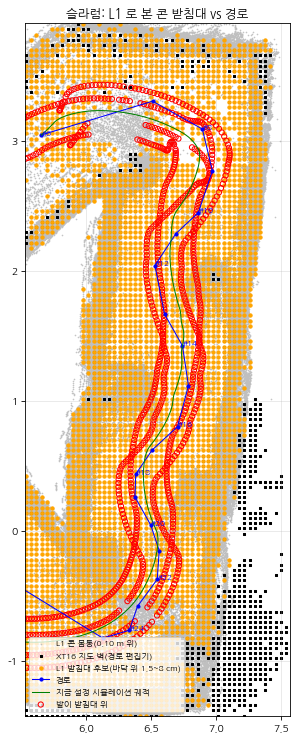

Reproduce this figure in Python.
#!/usr/bin/env python3
"""L1 로 콘 받침대 찾기 + 지금 경로가 밟는지 검사.
L1(/utlidar/cloud_base, 몸 좌표, 몸 앞 ~0.7 m 바닥까지) → 16:50 녹화 재생 FAST-LIO 자세(debug/loc/out/r1650/dump.npz, rec1650 지도 좌표와 5 cm 안)로 지도에.
받침대 후보 = 바닥(0.25 m 칸별 하위 5%) 위 0.025~0.07 m 점이 4 cm 칸에 6개 이상(로봇 자기 다리 영역 뺌), 콘 몸통 = 0.10 m 위. XT16 지도(편집기 벽)와 비교.
발 = 몸 중심 기준 (±0.19, ±0.14) m (Go2 엉덩이 위치) — S자 시뮬레이션(V0 지금 설정) 궤적의 네 발 자리가 받침대 칸(4 cm, 1칸 넓힘)에 들어가면 '밟음'.
사용(ROS Jazzy): python3 l1_plates.py   → l1_plates.png, l1_plates.json"""
import json
import math
import os
import sys

import numpy as np
import rosbag2_py
from rclpy.serialization import deserialize_message
from scipy import ndimage as ndi
from scipy.spatial import cKDTree
from sensor_msgs.msg import PointCloud2

H = os.path.dirname(os.path.abspath(__file__)); J = os.path.expanduser('~/ws/junk')
sys.path.insert(0, os.path.join(J, 'debug', 'loc')); import icp_core as ic  # noqa: E402
dump = ic.Dump(os.path.join(J, 'debug', 'loc', 'out', 'r1650', 'dump.npz'))
R = json.load(open(os.path.join(J, 'routes', 'rec1650', 'route.json')))['route']; RP = np.array([[e['x'], e['y']] for e in R])
SL = RP[6:25]; ZLO, ZHI = SL.min(0) - 0.6, SL.max(0) + 0.6
r = rosbag2_py.SequentialReader(); r.open(rosbag2_py.StorageOptions(uri=os.path.expanduser('~/bags/gosu_20261105_165023_rec'), storage_id='mcap'), rosbag2_py.ConverterOptions('', ''))
r.set_filter(rosbag2_py.StorageFilter(topics=['/utlidar/cloud_base', '/lidar_points']))
# 시각 맞추기: /lidar_points 의 (녹화 시각 − 헤더) 로 NUC 지연, L1 은 녹화 시각 − 그 지연으로 FAST-LIO 자세를 찾음
pts = []; lat = []; n_l1 = 0; hdr_off = []
while r.has_next():
    tp, data, trec = r.read_next(); trec *= 1e-9
    m = deserialize_message(data, PointCloud2); st = m.header.stamp.sec + m.header.stamp.nanosec * 1e-9
    if tp == '/lidar_points':
        lat.append(trec - st); continue
    n_l1 += 1; hdr_off.append(trec - st)
    t = trec - (np.median(lat) if lat else 0.1)
    if t < dump.ot[0] or t > dump.ot[-1]:
        continue
    a = np.frombuffer(bytes(m.data), np.uint8).reshape(-1, m.point_step)
    xyz = np.stack([a[:, o:o + 4].copy().view(np.float32)[:, 0] for o in (0, 4, 8)], 1).astype(float); xyz = xyz[np.isfinite(xyz).all(1)]
    xyz = xyz[(xyz[:, 0] > 0.50) | (np.abs(xyz[:, 1]) > 0.28) | (xyz[:, 0] < -0.45)]     # 로봇 자기 다리·발(몸 앞 0.5 m·옆 0.28 m 안) 빼기
    P = dump.pose_at(t); w = (P[:3, :3] @ xyz.T).T + P[:3, 3]
    k = (w[:, 0] > ZLO[0]) & (w[:, 0] < ZHI[0]) & (w[:, 1] > ZLO[1]) & (w[:, 1] < ZHI[1])
    pts.append(w[k])
W = np.concatenate(pts)
print(f'L1 메시지 {n_l1} · XT16 지연 중앙 {np.median(lat) * 1000:.0f} ms · L1 (녹화−헤더) 중앙 {np.median(hdr_off):.2f} s · 슬라럼 구역 L1 점 {len(W)}')
key = np.floor(W[:, :2] / 0.25).astype(int); u, inv = np.unique(key, axis=0, return_inverse=True); inv = inv.ravel()
fl = np.zeros(len(u))
for i in range(len(u)):
    fl[i] = np.percentile(W[inv == i, 2], 5)
hgt = W[:, 2] - fl[inv]
plate = W[(hgt > 0.025) & (hgt < 0.07)]; body = W[(hgt >= 0.10) & (hgt < 0.8)]
# 받침대 칸: 4 cm 칸에 낮은 점 3개 이상, 근처(0.35 m)에 콘 몸통이 있는 것(바닥 요철·발 제외)
cell = np.floor(plate[:, :2] / 0.04).astype(int); cu, cc = np.unique(cell, axis=0, return_counts=True); cu = cu[cc >= 6]
cxy = cu * 0.04 + 0.02; TB = cKDTree(body[:, :2]) if len(body) else None
near_cone = np.array([len(TB.query_ball_point(p, 0.35)) >= 20 for p in cxy]) if TB is not None else np.zeros(len(cxy), bool)
PL = cxy[near_cone]
print(f'받침대 후보 칸(4 cm) {len(cxy)} · 콘 몸통 0.35 m 안 {len(PL)}')
# XT16 지도(편집기 벽)에 그 받침대가 있나
sys.argv = ['x', 'rec1650']; sys.path.insert(0, os.path.join(J, 'tools')); import route_editor as ed  # noqa: E402
XW = ed.real_walls(ed.load_cache()); TX = cKDTree(XW)
dx = TX.query(PL)[0] if len(PL) else np.array([])
print(f'받침대 칸 중 XT16 지도 벽에서 4 cm 넘게 떨어진(지도에 없는) 비율 {np.mean(dx > 0.04) * 100 if len(dx) else 0:.0f}%')
# 발 자국 검사: 지금 설정 시뮬레이션 궤적(V0)
sys.path.insert(0, H)
res = {}
try:
    import subprocess  # noqa: F401
    tr = np.load(os.path.join(H, 'sim_scurve_V0_trace.npy'))
except OSError:
    tr = None
TP = cKDTree(PL) if len(PL) else None
FEET = [(0.19, 0.14), (0.19, -0.14), (-0.19, 0.14), (-0.19, -0.14)]
steps = []
if tr is not None and TP is not None:
    for row in tr[::2]:
        x, y, a = row[1], row[2], row[3]; c, s = math.cos(a), math.sin(a)
        for fx, fy in FEET:
            q = (x + c * fx - s * fy, y + s * fx + c * fy)
            dd, j = TP.query(q)
            if dd < 0.05:
                steps.append((row[0], q[0], q[1], dd))
    print(f'지금 설정(V0) 궤적: 발이 받침대 칸 5 cm 안을 지난 기록 {len(steps)}개')
    if steps:
        S = np.array(steps); near = [int(np.argmin(np.hypot(*(RP - s_[1:3]).T))) + 1 for s_ in S]
        print('   가까운 경로 점:', sorted(set(near)))
        res['near_points'] = sorted(set(near))
# 경로 점 자체(몸 중심) 둘레 발 반경 0.24 m 안 받침대
if TP is not None:
    for i in range(5, 26):
        cnt = len(TP.query_ball_point(RP[i], 0.24))
        if cnt:
            res.setdefault('route_points_with_plate_within_0.24', []).append((i + 1, cnt))
    print('경로 점 0.24 m 안에 받침대 칸이 있는 점(번호, 칸 수):', res.get('route_points_with_plate_within_0.24', []))
json.dump(dict(n_plate_cells=int(len(PL)), plate_xy=PL.round(3).tolist(), **res), open(os.path.join(H, 'l1_plates.json'), 'w'), ensure_ascii=False)
try:
    import matplotlib; matplotlib.use('Agg'); matplotlib.rcParams['font.family'] = 'NanumGothic'; matplotlib.rcParams['axes.unicode_minus'] = False
    import matplotlib.pyplot as plt
    f, ax = plt.subplots(figsize=(8, 12))
    kb = (body[:, 0] > ZLO[0]) & (body[:, 1] > ZLO[1]); ax.scatter(body[kb, 0], body[kb, 1], s=0.3, c='0.75', label='L1 콘 몸통(0.10 m 위)')
    kx = np.all((XW > ZLO) & (XW < ZHI), 1); ax.scatter(XW[kx, 0], XW[kx, 1], s=4, c='k', marker='s', label='XT16 지도 벽(경로 편집기)')
    if len(PL):
        ax.scatter(PL[:, 0], PL[:, 1], s=10, c='orange', label='L1 받침대 후보(바닥 위 1.5~8 cm)')
    ax.plot(RP[5:26, 0], RP[5:26, 1], 'b.-', lw=1, ms=6, label='경로')
    for i in range(5, 26, 2):
        ax.annotate(f'#{i + 1}', RP[i], fontsize=8, color='b')
    if tr is not None:
        ax.plot(tr[:, 1], tr[:, 2], 'g-', lw=1, label='지금 설정 시뮬레이션 궤적')
    if steps:
        S = np.array(steps); ax.scatter(S[:, 1], S[:, 2], s=25, facecolors='none', edgecolors='r', label='발이 받침대 위')
    ax.set_xlim(ZLO[0], ZHI[0]); ax.set_ylim(ZLO[1], ZHI[1]); ax.set_aspect('equal'); ax.grid(alpha=.3); ax.legend(loc='lower left', fontsize=8)
    ax.set_title('슬라럼: L1 로 본 콘 받침대 vs 경로')
    f.savefig(os.path.join(H, 'l1_plates.png'), dpi=75, bbox_inches='tight')
except Exception as e:  # noqa: BLE001
    print('그림 실패', e)
